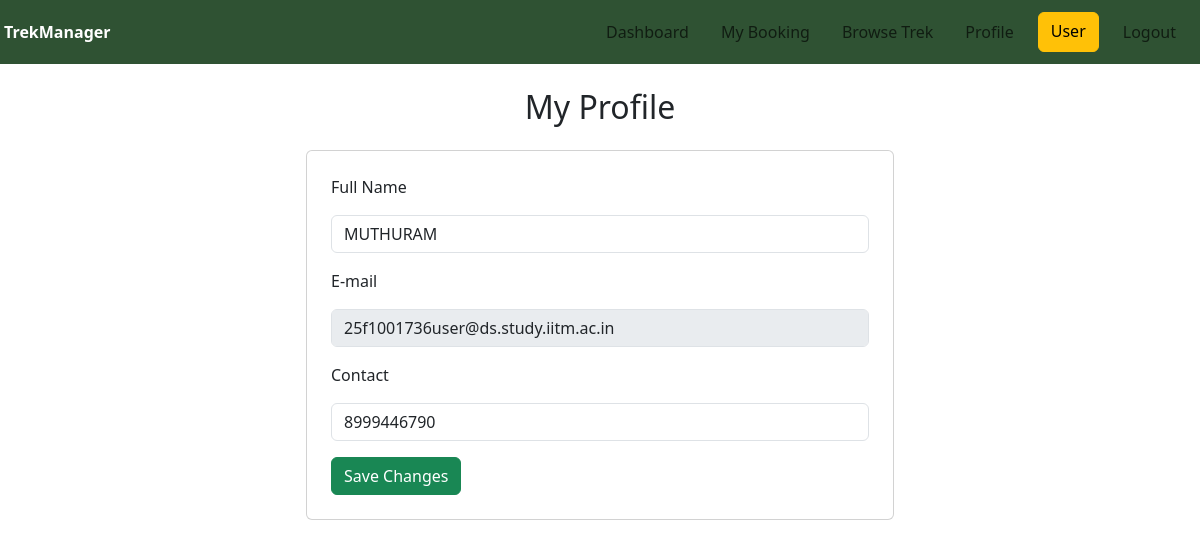
The page /user/profile (signed in) on the database as committed earlier.
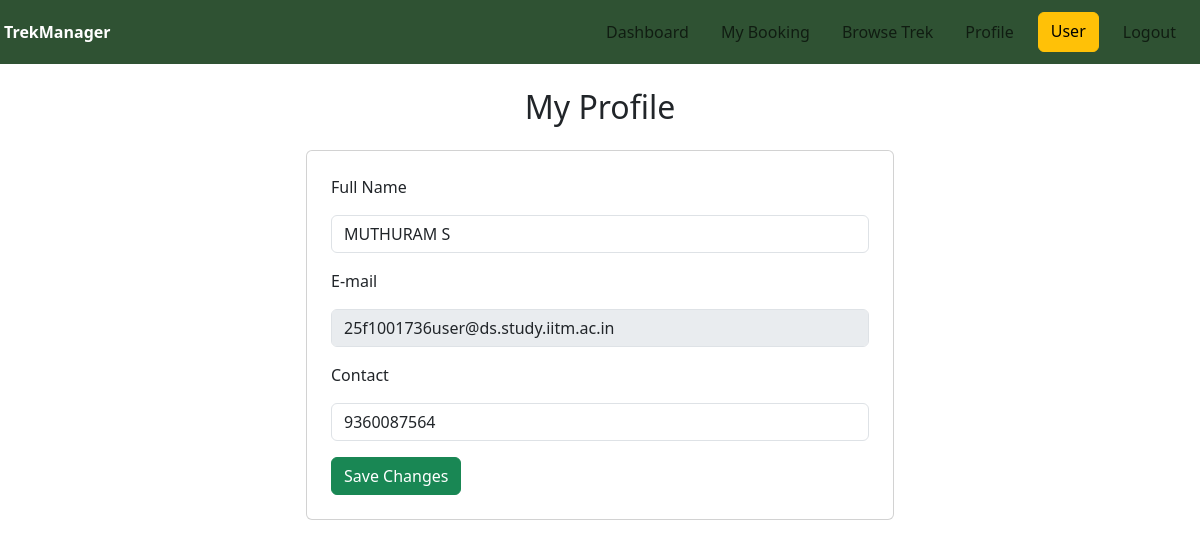
The same page on the database as committed later.
### models.py (models this page shows)
class User(db.Model):
    Id=db.Column(db.Integer,primary_key=True)
    Username=db.Column(db.String(100),unique=False,nullable=False)
    Contact=db.Column(db.Integer)
    Email=db.Column(db.String(100),unique=True,nullable=False)
    Password=db.Column(db.String(100),unique=False,nullable=False)
    Role=db.Column(db.String(100),nullable=False)
    Status=db.Column(db.String(100),nullable=False)
    bookings=db.relationship('Book',backref='user')

### routes.py (the view, shortened to what this page needs)
@app.route("/user/profile",methods=["GET","POST"])
def profile():
    if "user_id" not in session:
        flash("Please login first.", "danger")
        return redirect(url_for("login"))
    if session["role"] != "User":
        flash("Access denied.", "danger")
        return redirect(url_for("login"))
    user=User.query.get(session['user_id'])
    contact=user.Contact
    return render_template("user_profile.html",user=user)

### templates/user_profile.html (shortened to what this page needs)
<!DOCTYPE html>
<html>
    <head>
        <link href="https://cdn.jsdelivr.net/npm/bootstrap@5.3.7/dist/css/bootstrap.min.css" rel="stylesheet">
        <link rel="stylesheet" href="https://cdn.jsdelivr.net/npm/bootstrap-icons@1.11.3/font/bootstrap-icons.min.css">
    </head>
    <body>
        <div class="header 	">
        <div style="background-color:#2F5233;padding-right:40px;" class="d-flex justify-content-between align-items-center p-1">
           <a class="navbar-brand fw-bold text-white" href="{{ url_for('user_dashboard') }}">TrekManager</a>
        <nav class="navbar navbar-expand-lg " >
        <div class="container-fluid">
            <ul class="navbar-nav flex-row gap-3 mx-auto">
                <li class="nav-item"><a class="nav-link " href="{{url_for('user_dashboard')}}">Dashboard</a></li>
                <li class="nav-item"><a class="nav-link" href="{{url_for('my_bookings')}}">My Booking</a></li>
                <li class="nav-item"><a class="nav-link " href="{{url_for('browse')}}">Browse Trek</a></li>
                <li class="nav-item"><a class="nav-link " href="{{url_for('profile')}}">Profile</a></li>
                <a class="btn btn-warning " >User</a>
                <li class="nav-item"><a class="nav-link" href="{{ url_for('logout') }}">Logout</a></li>
            </ul>
        </div></div>
        </div>
        <h2 class="mt-4 mb-4 row justify-content-center">My Profile</h2>
        <div class="row justify-content-center">
            <div class="col-md-6 border border-0">
            <div class="card p-4">
        <form method="POST" action="{{ url_for('profile') }}">
        <div class="mb-3">
        <p>Full Name</p>
        <input class="form-control" type="text" name="name" value="{{ user.Username }}" aria-label="Disabled input example"  >
        </div>
        <div class="mb-3">
        <p>E-mail</p>
        <input class="form-control" type="text" value="{{user.Email }}" aria-label="Disabled input example" disabled readonly>
        </div>
        <div class="mb-3">
        <p>Contact</p>
        <input class="form-control" type="text" name="contact"  value="{{ user.Contact }}" aria-label="Disabled input example"  >
        </div>
        <button type="submit" class="btn btn-success ">Save Changes</button>
        </div>
        </div>
        </div>
    </body>
</html>

Rows that differ between the two databases and show on the page:
changed User "25f1001736user@ds.study.iitm.ac.in": name "MUTHURAM" → "MUTHURAM S"; contact "8999446790" → "9360087564"
